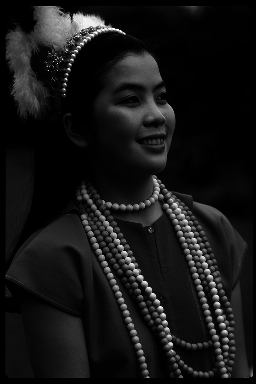
%> input picture Lab10a/dark.tif, 256 x 384 px
$ octave Lab10a_Step4.m   (GNU Octave 9; MATLAB toolbox functions it lacks are replaced by stand-ins)
%> lines starting %> are read from the running program, lines starting %| are printed output that depends on the picture
%> further down, A is the input picture: size 384x256 uint8; min 0, max 253, mean 21.3
### Lab10a/gammCorr.m
function [B] = gammCorr(A,gamma)
%> called with gamma = 2.2
%UNTITLED Summary of this function goes here
%   Detailed explanation goes here

B=zeros(size(A));
sz=size(A);
%> sz = [384 256]
row=sz(1)*sz(2);
%> row = 98304
A_reshape=reshape(A,1,row);

for i=1:length(A_reshape)
    B(i)=calcGamma(A_reshape(i),gamma);
end
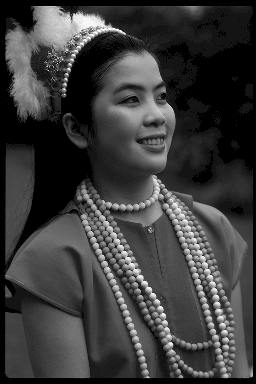
%> B: size 384x256 double; min 0, max 254.1, mean 59.9

### Lab10a/calcGamma.m
function [output] = calcGamma(input,gamma)
%UNTITLED3 Summary of this function goes here
%   Detailed explanation goes here

output=exp((log(input/255)/gamma)+log(255));
end

### Lab10a/Lab10a_Step4.m
A=imread('dark.tif');

B=double(A);
figure(1)
image(B);
colormap(gray(256));
axis('image');
title('Original Image')

gamma=2.2;
figure(2)
B_corr=gammCorr(B,2.2);
image(B_corr)
colormap(gray(256));
axis('image');
title('\gamma Corrected Image')
